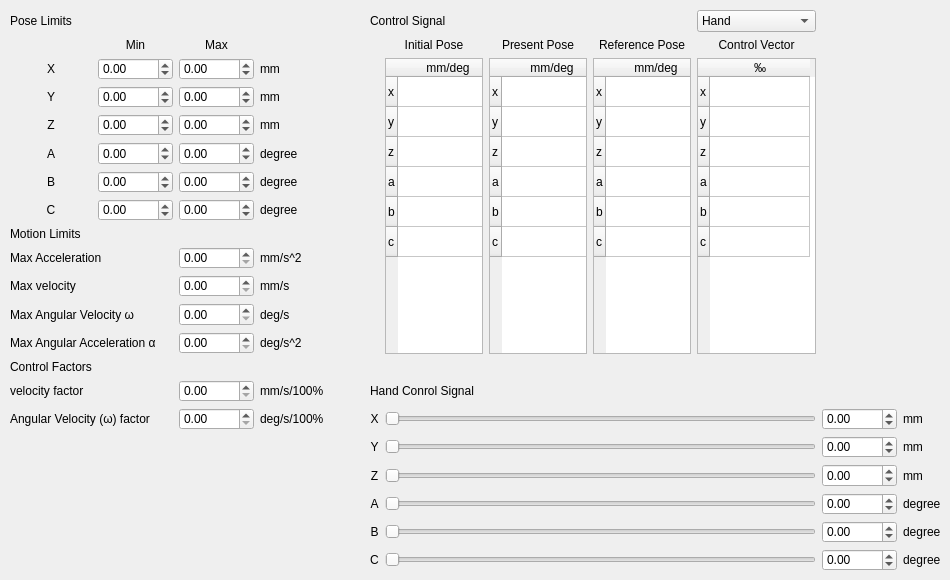
      <widget class="QWidget" name="tab_cartesian_control">
       <attribute name="title">
        <string>Cartesian Control</string>
       </attribute>
       <widget class="QWidget" name="layoutWidget_20">
        <property name="geometry">
         <rect>
          <x>10</x>
          <y>10</y>
          <width>931</width>
          <height>561</height>
         </rect>
        </property>
        <layout class="QGridLayout" name="gridLayout_2">
         <item row="14" column="0">
          <widget class="QLabel" name="label_20">
           <property name="text">
            <string>velocity factor</string>
           </property>
          </widget>
         </item>
         <item row="4" column="3">
          <widget class="QLabel" name="label_59">
           <property name="text">
            <string>mm</string>
           </property>
          </widget>
         </item>
         <item row="7" column="0">
          <widget class="QLabel" name="ql_pose_limits_6">
           <property name="text">
            <string>C</string>
           </property>
           <property name="alignment">
            <set>Qt::AlignCenter</set>
           </property>
          </widget>
         </item>
         <item row="1" column="7">
          <widget class="QLabel" name="label_26">
           <property name="text">
            <string>Present Pose</string>
           </property>
           <property name="alignment">
            <set>Qt::AlignCenter</set>
           </property>
          </widget>
         </item>
         <item row="18" column="10">
          <widget class="QDoubleSpinBox" name="ds_hand_a">
           <property name="readOnly">
            <bool>false</bool>
           </property>
           <property name="minimum">
            <double>-2000.000000000000000</double>
           </property>
           <property name="maximum">
            <double>2000.000000000000000</double>
           </property>
          </widget>
         </item>
         <item row="5" column="2">
          <widget class="QDoubleSpinBox" name="ds_max_a">
           <property name="minimum">
            <double>-90.000000000000000</double>
           </property>
           <property name="maximum">
            <double>90.000000000000000</double>
           </property>
          </widget>
         </item>
         <item row="4" column="2">
          <widget class="QDoubleSpinBox" name="ds_max_z">
           <property name="decimals">
            <number>2</number>
           </property>
           <property name="minimum">
            <double>-2000.000000000000000</double>
           </property>
           <property name="maximum">
            <double>2000.000000000000000</double>
           </property>
          </widget>
         </item>
         <item row="16" column="11">
          <widget class="QLabel" name="label_238">
           <property name="text">
            <string>mm</string>
           </property>
          </widget>
         </item>
         <item row="7" column="3">
          <widget class="QLabel" name="label_62">
           <property name="text">
            <string>degree</string>
           </property>
          </widget>
         </item>
         <item row="19" column="11">
          <widget class="QLabel" name="label_241">
           <property name="text">
            <string>degree</string>
           </property>
          </widget>
         </item>
         <item row="2" column="3">
          <widget class="QLabel" name="label_57">
           <property name="text">
            <string>mm</string>
           </property>
          </widget>
         </item>
         <item row="5" column="1">
          <widget class="QDoubleSpinBox" name="ds_min_a">
           <property name="minimum">
            <double>-90.000000000000000</double>
           </property>
           <property name="maximum">
            <double>90.000000000000000</double>
           </property>
          </widget>
         </item>
         <item row="2" column="8" rowspan="11">
          <widget class="QTableWidget" name="tw_ref_pose_cartesian">
           <row>
            <property name="text">
             <string>x</string>
            </property>
           </row>
           <row>
            <property name="text">
             <string>y</string>
            </property>
           </row>
           <row>
            <property name="text">
             <string>z</string>
            </property>
           </row>
           <row>
            <property name="text">
             <string>a</string>
            </property>
           </row>
           <row>
            <property name="text">
             <string>b</string>
            </property>
           </row>
           <row>
            <property name="text">
             <string>c</string>
            </property>
           </row>
           <column>
            <property name="text">
             <string>mm/deg</string>
            </property>
           </column>
          </widget>
         </item>
         <item row="3" column="3">
          <widget class="QLabel" name="label_58">
           <property name="text">
            <string>mm</string>
           </property>
          </widget>
         </item>
         <item row="19" column="10">
          <widget class="QDoubleSpinBox" name="ds_hand_b">
           <property name="readOnly">
            <bool>false</bool>
           </property>
           <property name="minimum">
            <double>-2000.000000000000000</double>
           </property>
           <property name="maximum">
            <double>2000.000000000000000</double>
           </property>
          </widget>
         </item>
         <item row="3" column="0">
          <widget class="QLabel" name="ql_pose_limits_2">
           <property name="text">
            <string>Y</string>
           </property>
           <property name="alignment">
            <set>Qt::AlignCenter</set>
           </property>
          </widget>
         </item>
         <item row="0" column="9">
          <widget class="QComboBox" name="combo_signal_source_cartesain">
           <item>
            <property name="text">
             <string>Hand</string>
            </property>
           </item>
           <item>
            <property name="text">
             <string>KinectV2</string>
            </property>
           </item>
           <item>
            <property name="text">
             <string>WebCam</string>
            </property>
           </item>
           <item>
            <property name="text">
             <string>RealsenseD435</string>
            </property>
           </item>
           <item>
            <property name="text">
             <string>TouchDesign</string>
            </property>
           </item>
          </widget>
         </item>
         <item row="2" column="2">
          <widget class="QDoubleSpinBox" name="ds_max_x">
           <property name="decimals">
            <number>2</number>
           </property>
           <property name="minimum">
            <double>-2000.000000000000000</double>
           </property>
           <property name="maximum">
            <double>2000.000000000000000</double>
           </property>
           <property name="value">
            <double>0.000000000000000</double>
           </property>
          </widget>
         </item>
         <item row="16" column="10">
          <widget class="QDoubleSpinBox" name="ds_hand_y">
           <property name="readOnly">
            <bool>false</bool>
           </property>
           <property name="minimum">
            <double>-2000.000000000000000</double>
           </property>
           <property name="maximum">
            <double>2000.000000000000000</double>
           </property>
          </widget>
         </item>
         <item row="1" column="2">
          <widget class="QLabel" name="label_31">
           <property name="text">
            <string>Max</string>
           </property>
           <property name="alignment">
            <set>Qt::AlignCenter</set>
           </property>
          </widget>
         </item>
         <item row="2" column="7" rowspan="11">
          <widget class="QTableWidget" name="tw_pre_pose_cartesian">
           <row>
            <property name="text">
             <string>x</string>
            </property>
           </row>
           <row>
            <property name="text">
             <string>y</string>
            </property>
           </row>
           <row>
            <property name="text">
             <string>z</string>
            </property>
           </row>
           <row>
            <property name="text">
             <string>a</string>
            </property>
           </row>
           <row>
            <property name="text">
             <string>b</string>
            </property>
           </row>
           <row>
            <property name="text">
             <string>c</string>
            </property>
           </row>
           <column>
            <property name="text">
             <string>mm/deg</string>
            </property>
           </column>
          </widget>
         </item>
         <item row="14" column="3">
          <widget class="QLabel" name="label_67">
           <property name="text">
            <string>mm/s/100%</string>
           </property>
          </widget>
         </item>
         <item row="2" column="4">
          <spacer name="horizontalSpacer_10">
           <property name="orientation">
            <enum>Qt::Horizontal</enum>
           </property>
           <property name="sizeType">
            <enum>QSizePolicy::Minimum</enum>
           </property>
           <property name="sizeHint" stdset="0">
            <size>
             <width>40</width>
             <height>10</height>
            </size>
           </property>
          </spacer>
         </item>
         <item row="20" column="10">
          <widget class="QDoubleSpinBox" name="ds_hand_c">
           <property name="readOnly">
            <bool>false</bool>
           </property>
           <property name="minimum">
            <double>-2000.000000000000000</double>
           </property>
           <property name="maximum">
            <double>2000.000000000000000</double>
           </property>
          </widget>
         </item>
         <item row="6" column="0">
          <widget class="QLabel" name="ql_pose_limits_5">
           <property name="text">
            <string>B</string>
           </property>
           <property name="alignment">
            <set>Qt::AlignCenter</set>
           </property>
          </widget>
         </item>
         <item row="1" column="6">
          <widget class="QLabel" name="label_29">
           <property name="text">
            <string>Initial Pose</string>
           </property>
           <property name="alignment">
            <set>Qt::AlignCenter</set>
           </property>
          </widget>
         </item>
         <item row="18" column="11">
          <widget class="QLabel" name="label_39">
           <property name="text">
            <string>degree</string>
           </property>
          </widget>
         </item>
         <item row="20" column="11">
          <widget class="QLabel" name="label_247">
           <property name="text">
            <string>degree</string>
           </property>
          </widget>
         </item>
         <item row="12" column="3">
          <widget class="QLabel" name="label_66">
           <property name="text">
            <string>deg/s^2</string>
           </property>
          </widget>
         </item>
         <item row="2" column="0">
          <widget class="QLabel" name="ql_pose_limits_1">
           <property name="text">
            <string>X</string>
           </property>
           <property name="alignment">
            <set>Qt::AlignCenter</set>
           </property>
          </widget>
         </item>
         <item row="4" column="0">
          <widget class="QLabel" name="ql_pose_limits_3">
           <property name="text">
            <string>Z</string>
           </property>
           <property name="alignment">
            <set>Qt::AlignCenter</set>
           </property>
          </widget>
         </item>
         <item row="2" column="1">
          <widget class="QDoubleSpinBox" name="ds_min_x">
           <property name="decimals">
            <number>2</number>
           </property>
           <property name="minimum">
            <double>-2000.000000000000000</double>
           </property>
           <property name="maximum">
            <double>2000.000000000000000</double>
           </property>
          </widget>
         </item>
         <item row="17" column="10">
          <widget class="QDoubleSpinBox" name="ds_hand_z">
           <property name="readOnly">
            <bool>false</bool>
           </property>
           <property name="minimum">
            <double>-2000.000000000000000</double>
           </property>
           <property name="maximum">
            <double>2000.000000000000000</double>
           </property>
          </widget>
         </item>
         <item row="1" column="9">
          <widget class="QLabel" name="label_69">
           <property name="text">
            <string>Control Vector</string>
           </property>
           <property name="alignment">
            <set>Qt::AlignCenter</set>
           </property>
          </widget>
         </item>
         <item row="3" column="1">
          <widget class="QDoubleSpinBox" name="ds_min_y">
           <property name="decimals">
            <number>2</number>
           </property>
           <property name="minimum">
            <double>-2000.000000000000000</double>
           </property>
           <property name="maximum">
            <double>2000.000000000000000</double>
           </property>
          </widget>
         </item>
         <item row="2" column="6" rowspan="11">
          <widget class="QTableWidget" name="tw_ini_pose_cartesian">
           <row>
            <property name="text">
             <string>x</string>
            </property>
           </row>
           <row>
            <property name="text">
             <string>y</string>
            </property>
           </row>
           <row>
            <property name="text">
             <string>z</string>
            </property>
           </row>
           <row>
            <property name="text">
             <string>a</string>
            </property>
           </row>
           <row>
            <property name="text">
             <string>b</string>
            </property>
           </row>
           <row>
            <property name="text">
             <string>c</string>
            </property>
           </row>
           <column>
            <property name="text">
             <string>mm/deg</string>
            </property>
           </column>
          </widget>
         </item>
         <item row="6" column="2">
          <widget class="QDoubleSpinBox" name="ds_max_b">
           <property name="minimum">
            <double>-90.000000000000000</double>
           </property>
           <property name="maximum">
            <double>90.000000000000000</double>
           </property>
          </widget>
         </item>
         <item row="12" column="0" colspan="2">
          <widget class="QLabel" name="ql_motion_limits_4">
           <property name="text">
            <string>Max Angular Acceleration α</string>
           </property>
          </widget>
         </item>
         <item row="7" column="1">
          <widget class="QDoubleSpinBox" name="ds_min_c">
           <property name="minimum">
            <double>-90.000000000000000</double>
           </property>
           <property name="maximum">
            <double>90.000000000000000</double>
           </property>
          </widget>
         </item>
         <item row="5" column="0">
          <widget class="QLabel" name="ql_pose_limits_4">
           <property name="text">
            <string>A</string>
           </property>
           <property name="alignment">
            <set>Qt::AlignCenter</set>
           </property>
          </widget>
         </item>
         <item row="1" column="1">
          <widget class="QLabel" name="label_14">
           <property name="text">
            <string>Min</string>
           </property>
           <property name="alignment">
            <set>Qt::AlignCenter</set>
           </property>
          </widget>
         </item>
         <item row="9" column="0" colspan="2">
          <widget class="QLabel" name="ql_motion_limits_1">
           <property name="text">
            <string>Max Acceleration</string>
           </property>
          </widget>
         </item>
         <item row="9" column="2">
          <widget class="QDoubleSpinBox" name="ds_max_acc_cartesian">
           <property name="decimals">
            <number>2</number>
           </property>
           <property name="maximum">
            <double>1000.000000000000000</double>
           </property>
          </widget>
         </item>
         <item row="5" column="3">
          <widget class="QLabel" name="label_60">
           <property name="text">
            <string>degree</string>
           </property>
          </widget>
         </item>
         <item row="14" column="2">
          <widget class="QDoubleSpinBox" name="ds_velocity_factor_cartesian">
           <property name="decimals">
            <number>2</number>
           </property>
           <property name="maximum">
            <double>1000.000000000000000</double>
           </property>
          </widget>
         </item>
         <item row="9" column="3">
          <widget class="QLabel" name="label_63">
           <property name="text">
            <string>mm/s^2</string>
           </property>
          </widget>
         </item>
         <item row="6" column="3">
          <widget class="QLabel" name="label_61">
           <property name="text">
            <string>degree</string>
           </property>
          </widget>
         </item>
         <item row="7" column="2">
          <widget class="QDoubleSpinBox" name="ds_max_c">
           <property name="minimum">
            <double>-90.000000000000000</double>
           </property>
           <property name="maximum">
            <double>90.000000000000000</double>
           </property>
          </widget>
         </item>
         <item row="13" column="0">
          <widget class="QLabel" name="label_19">
           <property name="text">
            <string>Control Factors</string>
           </property>
          </widget>
         </item>
         <item row="11" column="0" colspan="2">
          <widget class="QLabel" name="ql_motion_limits_3">
           <property name="text">
            <string>Max Angular Velocity ω</string>
           </property>
          </widget>
         </item>
         <item row="6" column="1">
          <widget class="QDoubleSpinBox" name="ds_min_b">
           <property name="minimum">
            <double>-90.000000000000000</double>
           </property>
           <property name="maximum">
            <double>90.000000000000000</double>
           </property>
          </widget>
         </item>
         <item row="15" column="2">
          <widget class="QDoubleSpinBox" name="ds_omega_factor_cartesian">
           <property name="maximum">
            <double>500.000000000000000</double>
           </property>
          </widget>
         </item>
         <item row="3" column="2">
          <widget class="QDoubleSpinBox" name="ds_max_y">
           <property name="decimals">
            <number>2</number>
           </property>
           <property name="minimum">
            <double>-2000.000000000000000</double>
           </property>
           <property name="maximum">
            <double>2000.000000000000000</double>
           </property>
          </widget>
         </item>
         <item row="12" column="2">
          <widget class="QDoubleSpinBox" name="ds_max_alpha_cartesian">
           <property name="maximum">
            <double>500.000000000000000</double>
           </property>
          </widget>
         </item>
         <item row="4" column="1">
          <widget class="QDoubleSpinBox" name="ds_min_z">
           <property name="decimals">
            <number>2</number>
           </property>
           <property name="minimum">
            <double>-2000.000000000000000</double>
           </property>
           <property name="maximum">
            <double>2000.000000000000000</double>
           </property>
          </widget>
         </item>
         <item row="17" column="11">
          <widget class="QLabel" name="label_240">
           <property name="text">
            <string>mm</string>
           </property>
          </widget>
         </item>
         <item row="0" column="0">
          <widget class="QLabel" name="label_2">
           <property name="text">
            <string>Pose Limits</string>
           </property>
          </widget>
         </item>
         <item row="8" column="0">
          <widget class="QLabel" name="label_18">
           <property name="text">
            <string>Motion Limits</string>
           </property>
          </widget>
         </item>
         <item row="10" column="2">
          <widget class="QDoubleSpinBox" name="ds_max_v_cartesian">
           <property name="decimals">
            <number>2</number>
           </property>
           <property name="maximum">
            <double>1000.000000000000000</double>
           </property>
          </widget>
         </item>
         <item row="10" column="0" colspan="2">
          <widget class="QLabel" name="ql_motion_limits_2">
           <property name="text">
            <string>Max velocity</string>
           </property>
          </widget>
         </item>
         <item row="1" column="8">
          <widget class="QLabel" name="label_40">
           <property name="text">
            <string>Reference Pose</string>
           </property>
           <property name="alignment">
            <set>Qt::AlignCenter</set>
           </property>
          </widget>
         </item>
         <item row="15" column="0" colspan="2">
          <widget class="QLabel" name="label_21">
           <property name="text">
            <string>Angular Velocity (ω) factor</string>
           </property>
          </widget>
         </item>
         <item row="11" column="3">
          <widget class="QLabel" name="label_65">
           <property name="text">
            <string>deg/s</string>
           </property>
          </widget>
         </item>
         <item row="15" column="3">
          <widget class="QLabel" name="label_68">
           <property name="text">
            <string>deg/s/100%</string>
           </property>
          </widget>
         </item>
         <item row="10" column="3">
          <widget class="QLabel" name="label_64">
           <property name="text">
            <string>mm/s</string>
           </property>
          </widget>
         </item>
         <item row="15" column="10">
          <widget class="QDoubleSpinBox" name="ds_hand_x">
           <property name="readOnly">
            <bool>false</bool>
           </property>
           <property name="minimum">
            <double>-2000.000000000000000</double>
           </property>
           <property name="maximum">
            <double>2000.000000000000000</double>
           </property>
          </widget>
         </item>
         <item row="2" column="9" rowspan="11">
          <widget class="QTableWidget" name="tw_control_vector_cartesian">
           <row>
            <property name="text">
             <string>x</string>
            </property>
           </row>
           <row>
            <property name="text">
             <string>y</string>
            </property>
           </row>
           <row>
            <property name="text">
             <string>z</string>
            </property>
           </row>
           <row>
            <property name="text">
             <string>a</string>
            </property>
           </row>
           <row>
            <property name="text">
             <string>b</string>
            </property>
           </row>
           <row>
            <property name="text">
             <string>c</string>
            </property>
           </row>
           <column>
            <property name="text">
             <string>‰</string>
            </property>
           </column>
          </widget>
         </item>
         <item row="15" column="11">
          <widget class="QLabel" name="label_226">
           <property name="text">
            <string>mm</string>
           </property>
          </widget>
         </item>
         <item row="11" column="2">
          <widget class="QDoubleSpinBox" name="ds_max_omega_cartesian">
           <property name="maximum">
            <double>200.000000000000000</double>
           </property>
          </widget>
         </item>
         <item row="0" column="5" colspan="3">
          <widget class="QLabel" name="label_24">
           <property name="text">
            <string>Control Signal</string>
           </property>
          </widget>
         </item>
         <item row="15" column="5">
          <widget class="QLabel" name="label_104">
           <property name="text">
            <string>X</string>
           </property>
           <property name="alignment">
            <set>Qt::AlignCenter</set>
           </property>
          </widget>
         </item>
         <item row="16" column="5">
          <widget class="QLabel" name="label_105">
           <property name="text">
            <string>Y</string>
           </property>
           <property name="alignment">
            <set>Qt::AlignCenter</set>
           </property>
          </widget>
         </item>
         <item row="17" column="5">
          <widget class="QLabel" name="label_106">
           <property name="text">
            <string>Z</string>
           </property>
           <property name="alignment">
            <set>Qt::AlignCenter</set>
           </property>
          </widget>
         </item>
         <item row="18" column="5">
          <widget class="QLabel" name="label_107">
           <property name="text">
            <string>A</string>
           </property>
           <property name="alignment">
            <set>Qt::AlignCenter</set>
           </property>
          </widget>
         </item>
         <item row="19" column="5">
          <widget class="QLabel" name="label_108">
           <property name="text">
            <string>B</string>
           </property>
           <property name="alignment">
            <set>Qt::AlignCenter</set>
           </property>
          </widget>
         </item>
         <item row="20" column="5">
          <widget class="QLabel" name="label_109">
           <property name="text">
            <string>C</string>
           </property>
           <property name="alignment">
            <set>Qt::AlignCenter</set>
           </property>
          </widget>
         </item>
         <item row="14" column="5" colspan="3">
          <widget class="QLabel" name="label_38">
           <property name="text">
            <string>Hand Conrol Signal</string>
           </property>
          </widget>
         </item>
         <item row="15" column="6" colspan="4">
          <widget class="QSlider" name="hs_hand_x">
           <property name="enabled">
            <bool>true</bool>
           </property>
           <property name="cursor">
            <cursorShape>ArrowCursor</cursorShape>
           </property>
           <property name="minimum">
            <number>0</number>
           </property>
           <property name="maximum">
            <number>99</number>
           </property>
           <property name="orientation">
            <enum>Qt::Horizontal</enum>
           </property>
          </widget>
         </item>
         <item row="16" column="6" colspan="4">
          <widget class="QSlider" name="hs_hand_y">
           <property name="cursor">
            <cursorShape>ArrowCursor</cursorShape>
           </property>
           <property name="minimum">
            <number>0</number>
           </property>
           <property name="maximum">
            <number>99</number>
           </property>
           <property name="orientation">
            <enum>Qt::Horizontal</enum>
           </property>
          </widget>
         </item>
         <item row="17" column="6" colspan="4">
          <widget class="QSlider" name="hs_hand_z">
           <property name="cursor">
            <cursorShape>ArrowCursor</cursorShape>
           </property>
           <property name="minimum">
            <number>0</number>
           </property>
           <property name="maximum">
            <number>99</number>
           </property>
           <property name="orientation">
            <enum>Qt::Horizontal</enum>
           </property>
          </widget>
         </item>
         <item row="18" column="6" colspan="4">
          <widget class="QSlider" name="hs_hand_a">
           <property name="cursor">
            <cursorShape>ArrowCursor</cursorShape>
           </property>
           <property name="minimum">
            <number>0</number>
           </property>
           <property name="maximum">
            <number>99</number>
           </property>
           <property name="orientation">
            <enum>Qt::Horizontal</enum>
           </property>
          </widget>
         </item>
         <item row="19" column="6" colspan="4">
          <widget class="QSlider" name="hs_hand_b">
           <property name="cursor">
            <cursorShape>ArrowCursor</cursorShape>
           </property>
           <property name="minimum">
            <number>0</number>
           </property>
           <property name="maximum">
            <number>99</number>
           </property>
           <property name="orientation">
            <enum>Qt::Horizontal</enum>
           </property>
          </widget>
         </item>
         <item row="20" column="6" colspan="4">
          <widget class="QSlider" name="hs_hand_c">
           <property name="cursor">
            <cursorShape>ArrowCursor</cursorShape>
           </property>
           <property name="minimum">
            <number>0</number>
           </property>
           <property name="maximum">
            <number>99</number>
           </property>
           <property name="orientation">
            <enum>Qt::Horizontal</enum>
           </property>
          </widget>
         </item>
        </layout>
       </widget>
      </widget>
